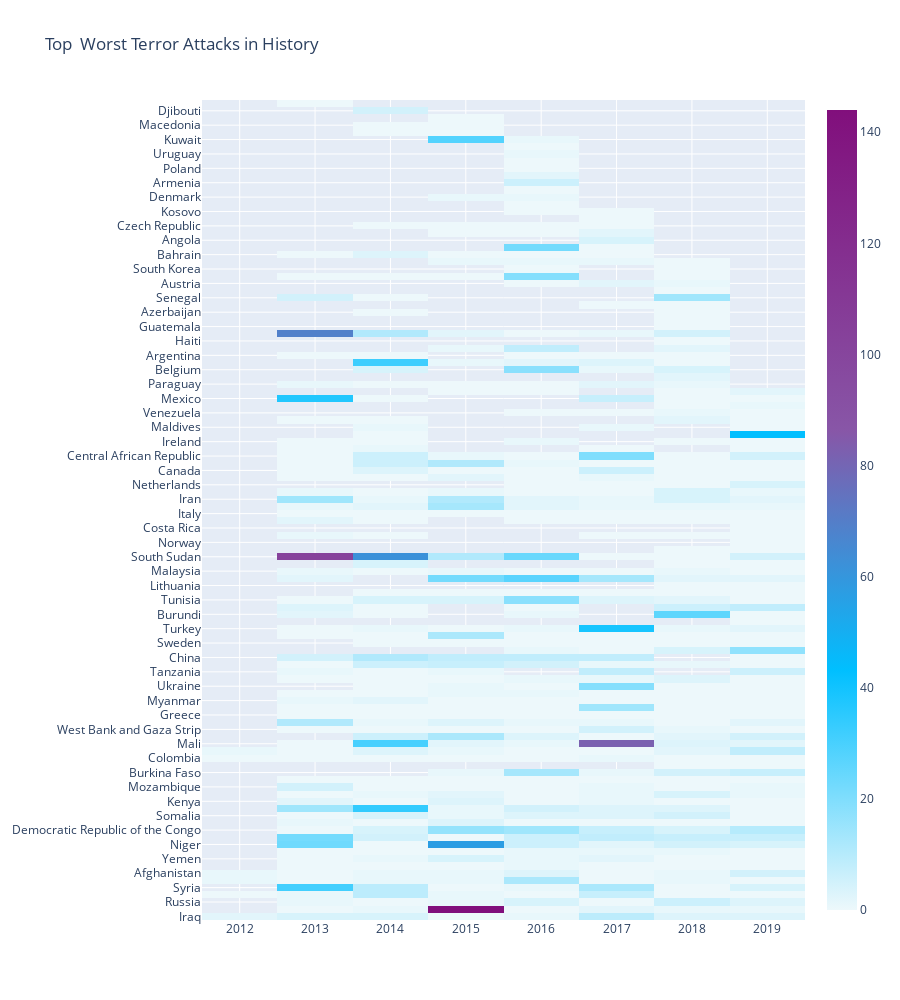

Notebook code for this chart:
### Code cell
import plotly.offline as py
py.init_notebook_mode(connected=True)
import plotly.graph_objs as go
colorscale = [[0, '#edf8fb'], [.3, '#00BFFF'],  [.6, '#8856a7'],  [1, '#810f7c']]
heatmap = go.Heatmap(z=all_data.FATALITIES, x=all_data.YEAR, y=all_data.COUNTRY, colorscale=colorscale)
data = [heatmap]
layout = go.Layout(
    title='Top  Worst Terror Attacks in History ',
    xaxis = dict(ticks='', ),
    yaxis = dict(ticks=''))
fig = go.Figure(data=data, layout=layout)
fig.update_layout(height=1000)
py.iplot(fig, filename='heatmap',show_link=False)

### Figure 1 — Plotly figure (JSON) as saved in the notebook; plotly's stock layout.template omitted (floating-point values rounded to 4 significant figures; data arrays with more than 128 entries replaced by an {"elided": "..."} marker saying what was removed)
{"data": [{"colorscale": [[0, "#edf8fb"], [0.3, "#00BFFF"], [0.6, "#8856a7"], [1, "#810f7c"]], "type": "heatmap", "x": {"elided": "34507 int values"}, "y": {"elided": "34507 str values"}, "z": {"elided": "34507 int values"}}], "layout": {"height": 1000, "title": {"text": "Top  Worst Terror Attacks in History "}, "xaxis": {"ticks": ""}, "yaxis": {"ticks": ""}}}
